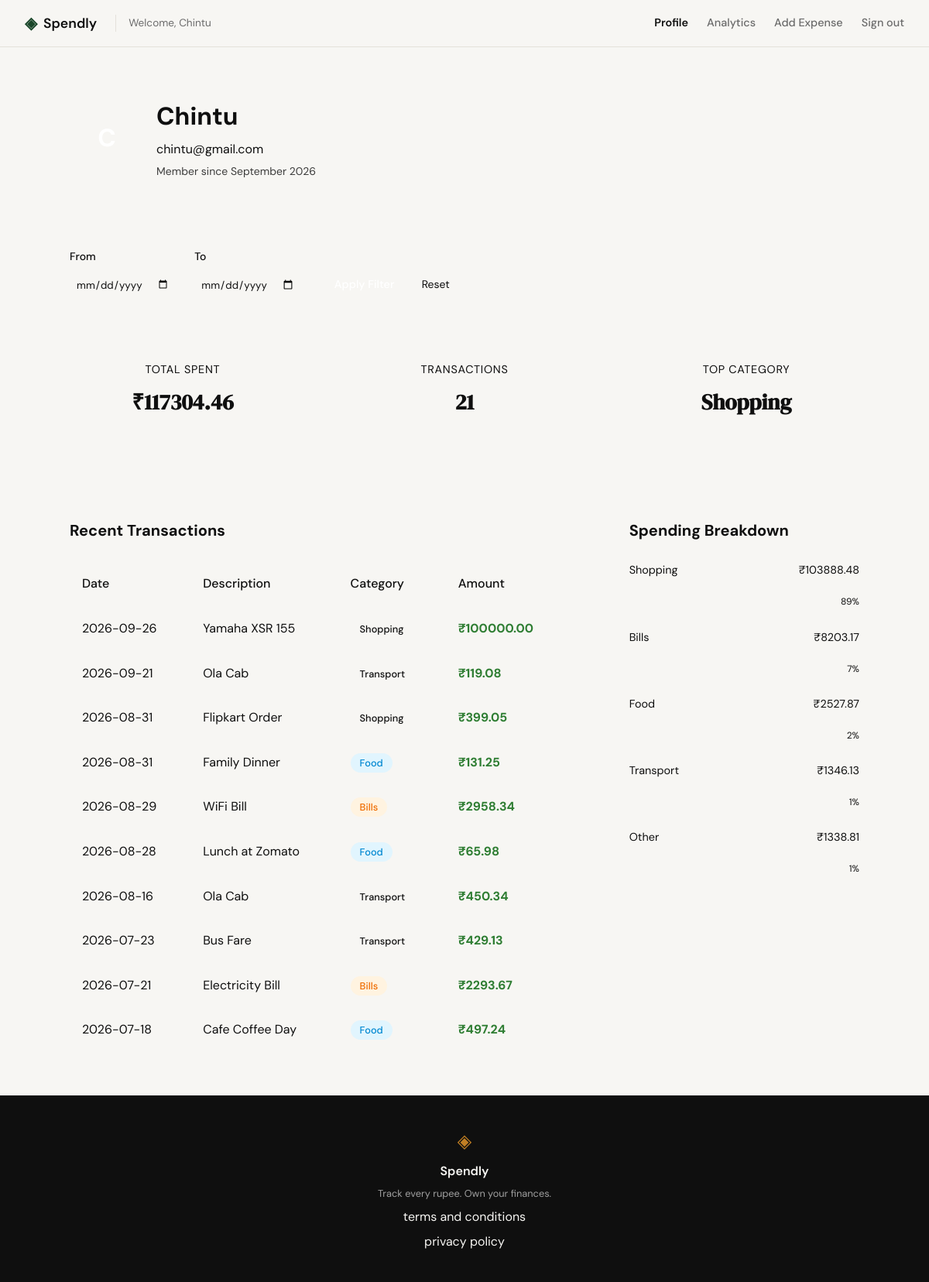
The page /profile (signed in) on the database its author committed.
### tables this page shows
CREATE TABLE users (
                id INTEGER PRIMARY KEY AUTOINCREMENT,
                name TEXT NOT NULL,
                email TEXT UNIQUE NOT NULL,
                password_hash TEXT NOT NULL,
                created_at TEXT DEFAULT (datetime('now'))
            );

CREATE TABLE expenses (
                id INTEGER PRIMARY KEY AUTOINCREMENT,
                user_id INTEGER NOT NULL,
                amount REAL NOT NULL,
                category TEXT NOT NULL,
                date TEXT NOT NULL,
                description TEXT,
                created_at TEXT DEFAULT (datetime('now')),
                FOREIGN KEY (user_id) REFERENCES users (id)
            );

### app.py (the view)
@app.route("/profile")
@login_required
def profile():
    user_id = session.get('user_id')
    start_date = request.args.get('start_date')
    end_date = request.args.get('end_date')
    try:
        if start_date:
            datetime.strptime(start_date, '%Y-%m-%d')
        if end_date:
            datetime.strptime(end_date, '%Y-%m-%d')
    except ValueError:
        start_date = None
        end_date = None
    user_info = get_user_by_id(user_id)
    summary_stats = get_summary_stats(user_id, start_date=start_date, end_date=end_date)
    transactions = get_recent_transactions(user_id, start_date=start_date, end_date=end_date)
    category_breakdown = get_category_breakdown(user_id, start_date=start_date, end_date=end_date)
    return render_template(
        "profile.html",
        user=user_info,
        stats=summary_stats,
        transactions=transactions,
        breakdown=category_breakdown,
        filters=request.args # Pass args back to template to preserve form state
    )

### app.py (called while the page is built)
def login_required(f):
    @wraps(f)
    def decorated_function(*args, **kwargs):
        if 'user_id' not in session:
            return redirect(url_for('login'))
        return f(*args, **kwargs)
    return decorated_function

### database/db.py (called while the page is built)
def get_db():
    conn = sqlite3.connect(DATABASE_PATH)
    conn.row_factory = sqlite3.Row
    conn.execute("PRAGMA foreign_keys = ON")
    return conn

### database/queries.py (called while the page is built)
def get_user_by_id(user_id):
    with get_db() as conn:
        row = conn.execute(
            "SELECT name, email, created_at FROM users WHERE id = ?",
            (user_id,)
        ).fetchone()
        if not row:
            return None
        created_at_dt = datetime.strptime(row['created_at'], '%Y-%m-%d %H:%M:%S')
        member_since = created_at_dt.strftime("%B %Y")
        return {
            "name": row['name'],
            "email": row['email'],
            "member_since": member_since
        }

def get_recent_transactions(user_id, limit=10, start_date=None, end_date=None):
    where_clause = "WHERE user_id = ?"
    params = [user_id]
    if start_date:
        where_clause += " AND date >= ?"
        params.append(start_date)
    if end_date:
        where_clause += " AND date <= ?"
        params.append(end_date)
    query = f"SELECT date, description, category, amount FROM expenses {where_clause} ORDER BY date DESC LIMIT ?"
    params.append(limit)
    with get_db() as conn:
        cursor = conn.execute(query, tuple(params))
        rows = cursor.fetchall()
        return [dict(row) for row in rows]

### templates/profile.html (shortened to what this page needs)
{% extends "base.html" %}
{% block content %}
<div class="profile-container">
    <section class="profile-card">
        <div class="profile-header">
            <div class="avatar">{{ user.name[0] }}</div>
            <div class="user-details">
                <h1>{{ user.name }}</h1>
                <p class="user-email">{{ user.email }}</p>
                <p class="user-meta">Member since {{ user.member_since }}</p>
            </div>
        </div>
    </section>
    <section class="filter-section">
        <form method="GET" action="{{ url_for('profile') }}" class="filter-form">
            <div class="filter-group">
                <label for="start_date">From</label>
                <input type="date" id="start_date" name="start_date" value="{{ filters.get('start_date', '') }}">
            </div>
            <div class="filter-group">
                <label for="end_date">To</label>
                <input type="date" id="end_date" name="end_date" value="{{ filters.get('end_date', '') }}">
            </div>
            <div class="filter-actions">
                <button type="submit" class="btn-primary">Apply Filter</button>
                <a href="{{ url_for('profile') }}" class="btn-secondary">Reset</a>
            </div>
        </form>
    </section>
    <section class="stats-grid">
        <div class="stat-tile">
            <span class="stat-label">Total Spent</span>
            <span class="stat-value">₹{{ "%.2f"|format(stats.total_spent) }}</span>
        </div>
        <div class="stat-tile">
            <span class="stat-label">Transactions</span>
            <span class="stat-value">{{ stats.transaction_count }}</span>
        </div>
        <div class="stat-tile">
            <span class="stat-label">Top Category</span>
            <span class="stat-value">{{ stats.top_category }}</span>
        </div>
    </section>
    <div class="profile-main-content">
        <section class="history-section">
            <h2>Recent Transactions</h2>
            <div class="table-wrapper">
                <table class="profile-table">
                    <thead>
                        <tr>
                            <th>Date</th>
                            <th>Description</th>
                            <th>Category</th>
                            <th>Amount</th>
                        </tr>
                    </thead>
                    <tbody>
                        {% for tx in transactions %}
                        <tr>
                            <td>{{ tx.date }}</td>
                            <td>{{ tx.description }}</td>
                            <td>
                                <span class="badge badge-{{ tx.category|lower }}">
                                    {{ tx.category }}
                                </span>
                            </td>
                            <td class="amount {{ 'positive' if tx.amount > 0 else 'negative' }}">
                                ₹{{ "%.2f"|format(tx.amount) }}
                            </td>
                        </tr>
                        {% endfor %}
                    </tbody>
                </table>
            </div>
        </section>
        <section class="breakdown-section">
            <h2>Spending Breakdown</h2>
            <div class="breakdown-list">
                {% for item in breakdown %}
                <div class="breakdown-item">
                    <div class="breakdown-info">
                        <span>{{ item.category }}</span>
                        <span>₹{{ "%.2f"|format(item.amount) }}</span>
                    </div>
                    <div class="progress-bar-bg">
                        <div class="progress-bar-fill" style="width: {{ item.percentage }}%;"></div>
                    </div>
                    <span class="percentage">{{ item.percentage }}%</span>
                </div>
                {% endfor %}
            </div>
        </section>
    </div>
{% endblock %}

### templates/base.html (shortened to what this page needs)
<!DOCTYPE html>
<html lang="en">
<head>
    <link rel="stylesheet" href="{{ url_for('static', filename='css/style.css') }}">
</head>
<body>
    <nav class="navbar">
        <div class="nav-inner">
            <a href="{{ url_for('landing') }}" class="nav-brand">
                <div class="brand-group">
                    <span class="brand-icon">◈</span>
                    <span class="brand-name">Spendly</span>
                </div>
                {% if session.get('user_id') %}
                    <span class="user-welcome">Welcome, {{ session.get('user_name', 'User') }}</span>
                {% endif %}
            </a>
            <div class="nav-links">
                {% if session.get('user_id') %}
                    <a href="{{ url_for('profile') }}" class="{{ 'active' if request.endpoint == 'profile' }}">Profile</a>
                    <a href="{{ url_for('analytics') }}" class="{{ 'active' if request.endpoint == 'analytics' }}">Analytics</a>
                    <a href="{{ url_for('add_expense') }}" class="{{ 'active' if request.endpoint == 'add_expense' }}">Add Expense</a>
                    <a href="{{ url_for('logout') }}">Sign out</a>
                {% else %}
                    <a href="{{ url_for('login') }}">Sign in</a>
                    <a href="{{ url_for('register') }}" class="nav-cta">Get started</a>
                {% endif %}
            </div>
        </div>
    </nav>
    <main class="main-content">
        {% block content %}{% endblock %}
    </main>
    <footer class="footer">
        <div class="footer-inner">
            <span class="brand-icon">◈</span>
            <span class="footer-name">Spendly</span>
            <p class="footer-copy">Track every rupee. Own your finances.</p>
            <a href="{{ url_for('terms') }}">terms and conditions</a>
            <a href="{{ url_for('privacy') }}">privacy policy</a>
        </div>
    </footer>
</body>
</html>

### static/css/style.css (style rules this page uses)
:root { --ink: #0f0f0f; --ink-soft: #2d2d2d; --ink-muted: #6b6b6b; --ink-faint: #a0a0a0; --paper: #f7f6f3; --paper-warm: #f0ede6; --paper-card: #ffffff; --accent: #1a472a; --accent-light: #e8f0eb; --accent-2: #c17f24; --accent-2-light: #fdf3e3; --danger: #c0392b; --danger-light: #fdecea; --border: #e4e1da; --border-soft: #eeebe4; --font-display: 'DM Serif Display', Georgia, serif; --font-body: 'DM Sans', system-ui, sans-serif; --max-width: 1200px; --auth-width: 440px; --radius-sm: 6px; --radius-md: 12px; --radius-lg: 20px; }
*, *::before, *::after { box-sizing: border-box; margin: 0; padding: 0; }
html { font-size: 16px; scroll-behavior: smooth; }
body { background: var(--paper); color: var(--ink); font-family: var(--font-body); font-size: 1rem; line-height: 1.6; -webkit-font-smoothing: antialiased; }
a { color: inherit; text-decoration: none; }
.navbar { position: sticky; top: 0; z-index: 100; background: var(--paper); border-bottom: 1px solid var(--border); padding: 0 2rem; }
.nav-inner { max-width: var(--max-width); margin: 0 auto; height: 60px; display: flex; align-items: center; justify-content: space-between; }
.nav-brand { display: flex; align-items: center; gap: 0.5rem; font-family: var(--font-body); font-weight: 600; font-size: 1.1rem; color: var(--ink); }
.brand-group { display: flex; align-items: center; gap: 0.5rem; }
.user-welcome { margin-left: 1rem; font-size: 0.85rem; font-weight: 400; color: var(--ink-muted); border-left: 1px solid var(--border); padding-left: 1rem; }
.brand-icon { color: var(--accent); font-size: 1.3rem; }
.brand-name { color: var(--ink); }
.nav-links { display: flex; align-items: center; gap: 1.5rem; font-size: 0.9rem; font-weight: 500; }
.nav-links a { color: var(--ink-muted); transition: color 0.2s; }
.nav-links a:hover, .nav-links a.active { color: var(--ink); font-weight: 600; }
.main-content { min-height: calc(100vh - 60px - 100px); }
.stats-grid { display: grid; grid-template-columns: repeat(3, 1fr); gap: 2rem; margin-bottom: 3rem; }
.stat-label { font-size: 0.9rem; color: var(--ink-muted); }
.stat-value { font-family: var(--font-display); font-size: 1.75rem; font-weight: 600; color: var(--ink); }
.btn-primary { display: inline-block; background: var(--ink); color: var(--paper); padding: 0.65rem 1.5rem; border-radius: var(--radius-sm); font-family: var(--font-body); font-size: 0.9rem; font-weight: 500; cursor: pointer; border: none; transition: background 0.2s; text-decoration: none; }
.footer { background: var(--ink); color: var(--paper); padding: 2.5rem 2rem; text-align: center; }
.footer-inner { display: flex; flex-direction: column; align-items: center; gap: 0.4rem; }
.footer .brand-icon { color: var(--accent-2); font-size: 1.5rem; }
.footer-name { font-weight: 600; font-size: 1rem; }
.footer-copy { font-size: 0.8rem; color: var(--ink-faint); }

### rows shown on the page
users: get "Chintu", name "Chintu", email "chintu@gmail.com"
expenses: date "2026-09-26", description "Yamaha XSR 155", category "Shopping", amount "100000.00"
expenses: date "2026-09-21", description "Ola Cab", category "Transport", amount "119.08"
expenses: date "2026-08-31", description "Flipkart Order", category "Shopping", amount "399.05"
expenses: date "2026-08-31", description "Family Dinner", category "Food", amount "131.25"
expenses: date "2026-08-29", description "WiFi Bill", category "Bills", amount "2958.34"
expenses: date "2026-08-28", description "Lunch at Zomato", category "Food", amount "65.98"
expenses: date "2026-08-16", description "Ola Cab", category "Transport", amount "450.34"
expenses: date "2026-07-23", description "Bus Fare", category "Transport", amount "429.13"
expenses: date "2026-07-21", description "Electricity Bill", category "Bills", amount "2293.67"
expenses: date "2026-07-18", description "Cafe Coffee Day", category "Food", amount "497.24"

### other values the page prints
{{ user.member_since }} "September 2026"
{{ "%.2f"|format(stats.total_spent) }} "117304.46"
{{ stats.transaction_count }} "21"
{{ stats.top_category }} "Shopping"
{{ item.category }} "Shopping" "Bills" "Food" "Transport" "Other"
{{ "%.2f"|format(item.amount) }} "103888.48" "8203.17" "2527.87" "1346.13" "1338.81"
{{ item.percentage }} "89" "7" "2" "1" "1"
